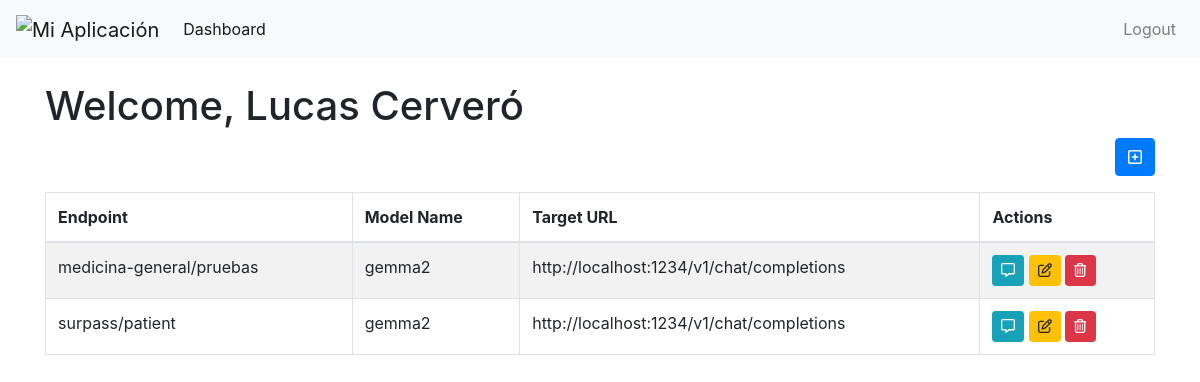
/dashboard/ (signed in), run on an earlier commit of the app's database.
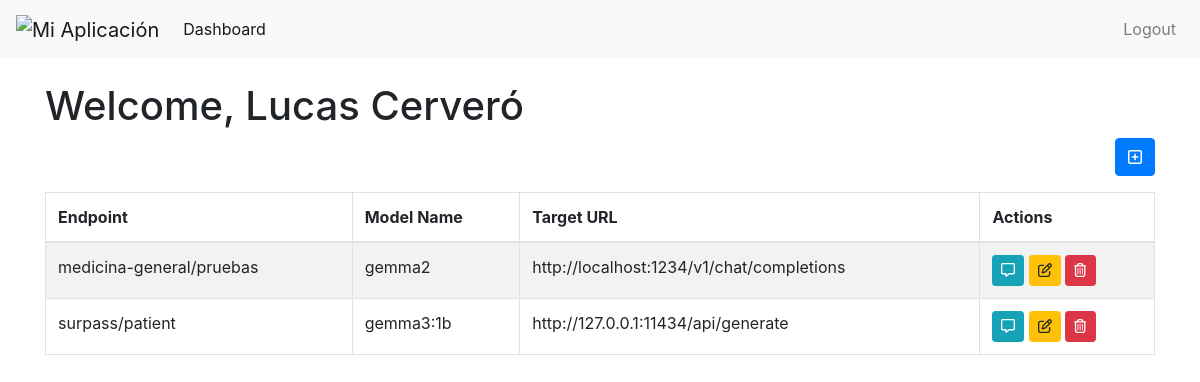
And on a later commit of the database.
### app/models.py (models this page shows)
class User(db.Model, UserMixin):
    id = db.Column(db.Integer, primary_key=True)
    email = db.Column(db.String(255), unique=True)
    password = db.Column(db.String(255))
    active = db.Column(db.Boolean())
    fs_uniquifier = db.Column(db.String(255), unique=True, nullable=False, default=lambda: str(uuid.uuid4()))  # Automáticamente genera un UUID
    name = db.Column(db.String(255), nullable=False)
    roles = db.relationship('Role', secondary=roles_users, backref=db.backref('users', lazy='dynamic'))

class Endpoint(db.Model):
    id = db.Column(db.Integer, primary_key=True)
    endpoint_url = db.Column(db.String(255), nullable=False)  # Nuevo campo endpoint_url
    endpoint_description = db.Column(db.Text, nullable=True)
    schema = db.Column(db.Text, nullable=False)
    model_name = db.Column(db.String(255), nullable=False)
    model_context_window = db.Column(db.BigInteger, nullable=True)
    target_url = db.Column(db.String(255), nullable=False)
    request = db.Column(db.Text, nullable=True)
    additional_prompt = db.Column(db.Text, nullable=True)
    role_id = db.Column(db.Integer, db.ForeignKey('role.id'))

class Role(db.Model, RoleMixin):
    id = db.Column(db.Integer, primary_key=True)
    name = db.Column(db.String(80), unique=True)
    tokens = db.relationship('Token', backref='role', lazy=True)
    endpoints = db.relationship('Endpoint', backref='role', lazy=True)

### app/dashboard/user_dashboard.py (the view)
@dashboard_bp.route('/')
@login_required
def index():
    user_roles = [role.id for role in current_user.roles]
    print(f"User Roles: {user_roles}")
    endpoints_with_roles = db.session.query(Endpoint, Role).outerjoin(Role).filter(Endpoint.role_id.in_(user_roles)).all()
    print(f"Endpoints with Roles: {endpoints_with_roles}")
    if not endpoints_with_roles:
        message = "No endpoints available. Create one to get started."
    else:
        message = None
    return render_template('dashboard.html', name=current_user.name, endpoints=endpoints_with_roles, message=message)

### app/templates/dashboard.html (shortened to what this page needs)
{% extends "base.html" %}
{% block content %}
<h1>Welcome, {{ name }}</h1>
<a href="{{ url_for('dashboard.create_endpoint') }}" class="btn btn-primary mb-3" style="float: right;">
    <i class="fa-regular fa-square-plus"></i>
</a>
<table class="table table-bordered table-striped">
    <thead>
        <tr>
            <th>Endpoint</th>
            <th>Model Name</th>
            <th>Target URL</th>
            <th>Actions</th>
        </tr>
    </thead>
    <tbody>
        {% for endpoint, role in endpoints %}
        <tr>
            <td>{{role.name}}/{{ endpoint.endpoint_url }}</td>
            <td>{{ endpoint.model_name }}</td>
            <td>{{ endpoint.target_url }}</td>
            <td>
                {% if role %}
                <a href="{{ url_for('dynamic_chat.dynamic_chat_route', role=role.name, endpoint_url=endpoint.endpoint_url) }}" class="btn btn-sm btn-info">
                    <i class="fa-regular fa-message"></i>
                </a>
                {% else %}
                <span class="text-muted">No role assigned</span>
                {% endif %}
                <a href="{{ url_for('dashboard.edit_endpoint', id=endpoint.id) }}" class="btn btn-sm btn-warning">
                    <i class="fa-regular fa-pen-to-square"></i>
                </a>
                <form action="{{ url_for('dashboard.delete_endpoint', id=endpoint.id) }}" method="POST" style="display:inline;" onsubmit="return confirm('Are you sure you want to delete this endpoint?');">
                    <button type="submit" class="btn btn-sm btn-danger">
                        <i class="fa-regular fa-trash-can"></i>
                    </button>
                </form>
            </td>
        </tr>
        {% endfor %}
    </tbody>
</table>
{% endblock %}

### app/templates/base.html (shortened to what this page needs)
<!DOCTYPE html>
<html lang="en">
<head>
    <link href="https://stackpath.bootstrapcdn.com/bootstrap/4.5.2/css/bootstrap.min.css" rel="stylesheet">
</head>
<body>
   <nav class="navbar navbar-expand-lg navbar-light bg-light">
    <a class="navbar-brand" href="{{ url_for('dashboard.index') }}">
            <img src="/static/images/cobaia.png" alt="Mi Aplicación" style="height: 40px;">
    </a>
    <div class="collapse navbar-collapse" id="navbarNav">
        <ul class="navbar-nav">
            <li class="nav-item active">
                <a class="nav-link" href="{{ url_for('dashboard.index') }}">Dashboard</a>
            </li>
        </ul>
        <ul class="navbar-nav ml-auto">
            <li class="nav-item">
                <a class="nav-link" href="{{ url_for('auth.logout') }}">Logout</a>
            </li>
        </ul>
    </div>
</nav>
    <div class="container mt-4">
        {% block content %}{% endblock %}
    </div>
</body>
</html>

What changed in the data, as far as the page shows it:
changed Endpoint "patient": model_name "gemma2" → "gemma3:1b"; target_url "http://localhost:1234/v1/chat/completions" → "http://127.0.0.1:11434/api/generate"
